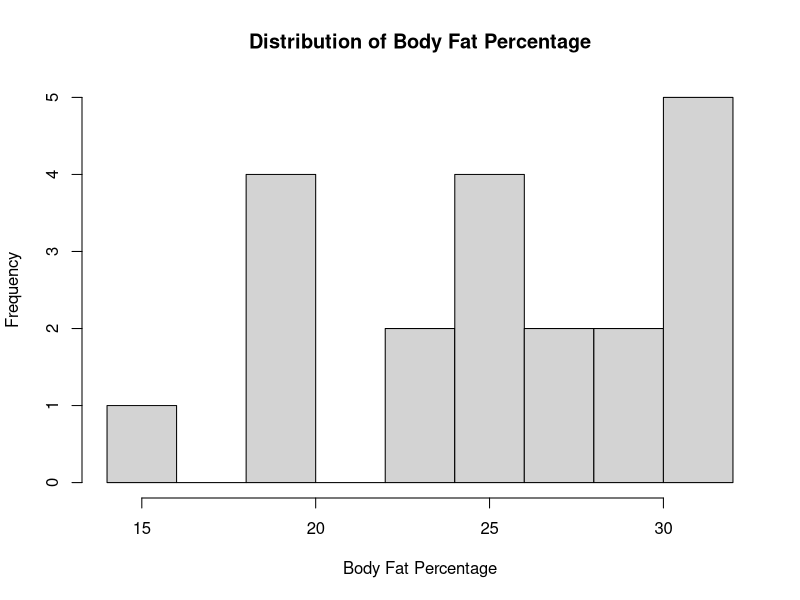
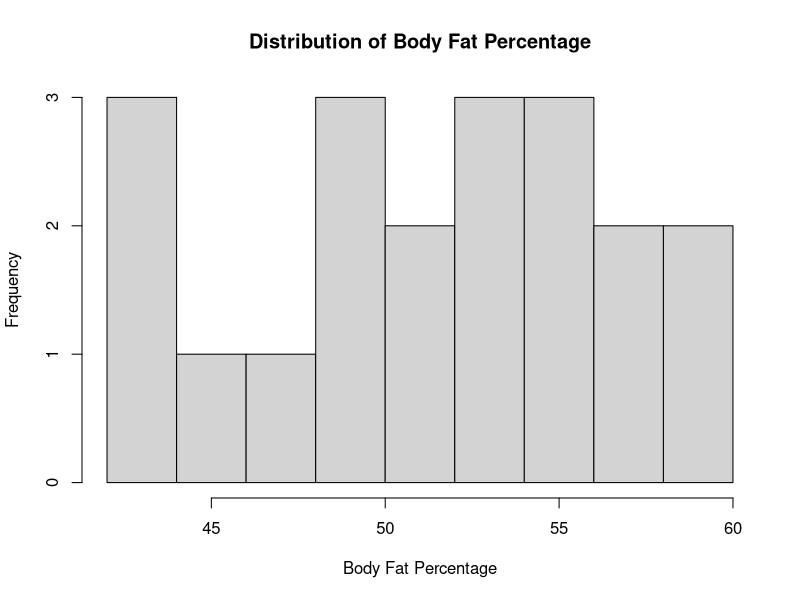
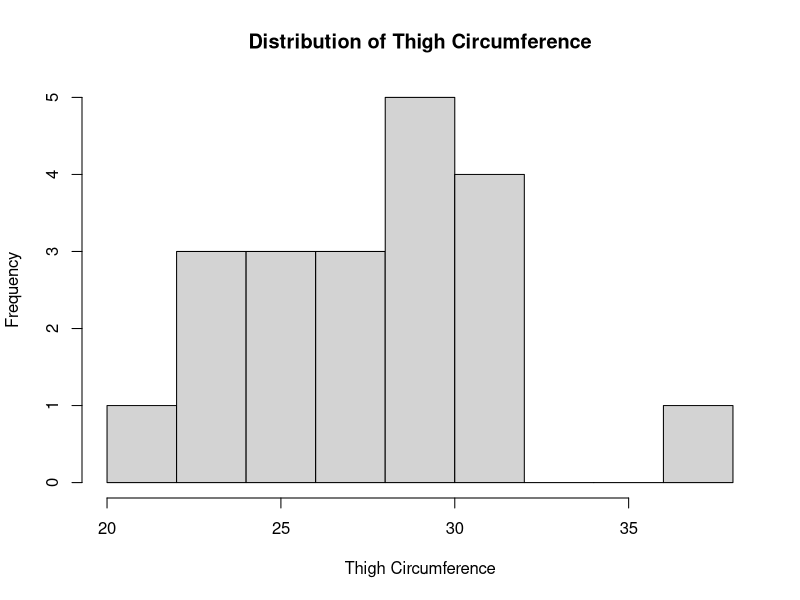
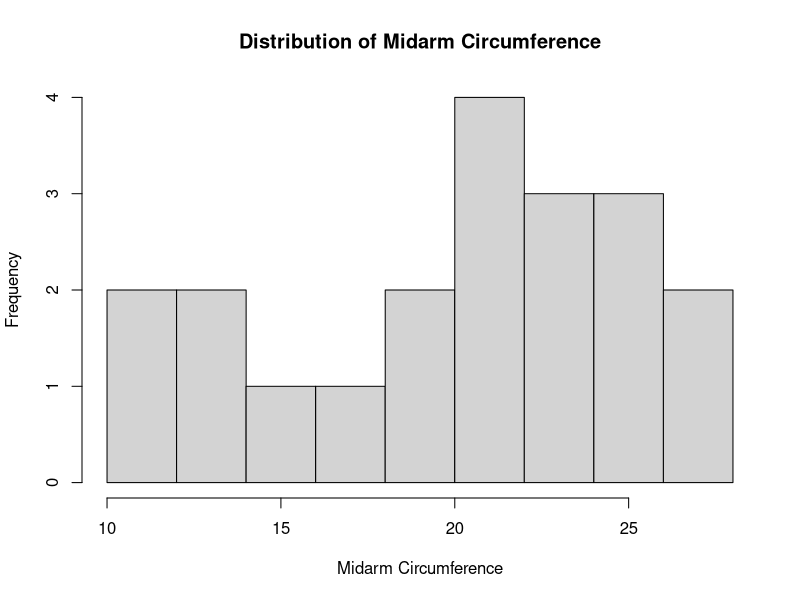
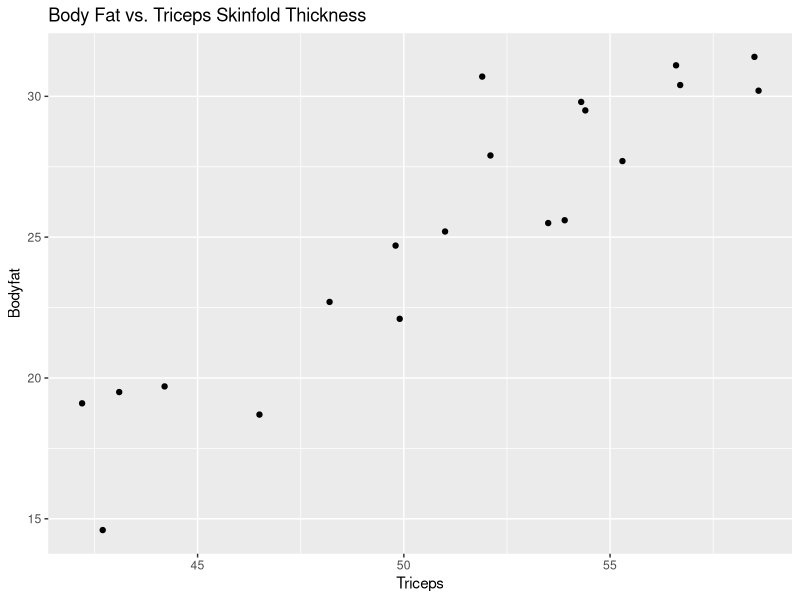
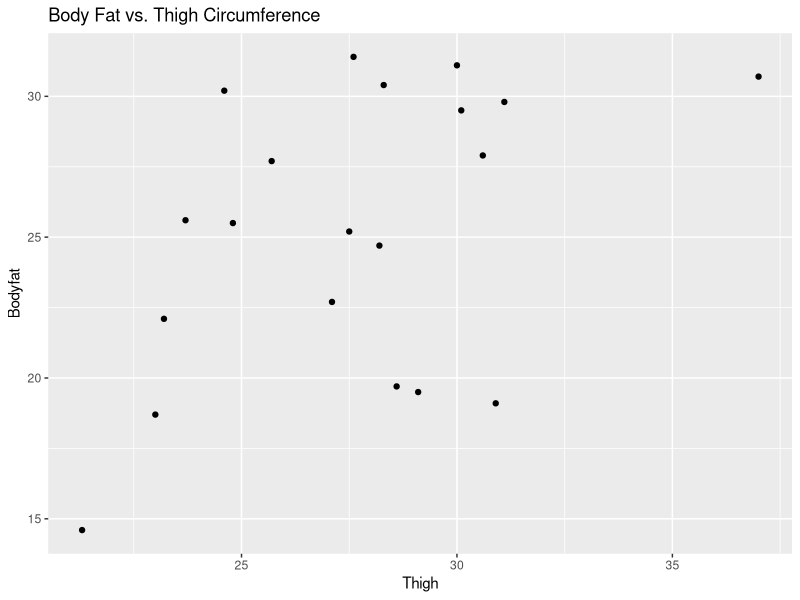
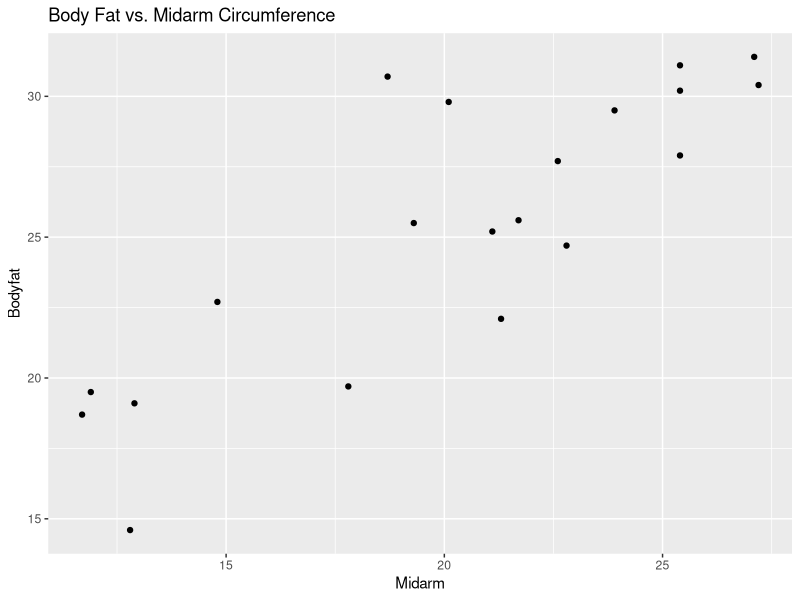
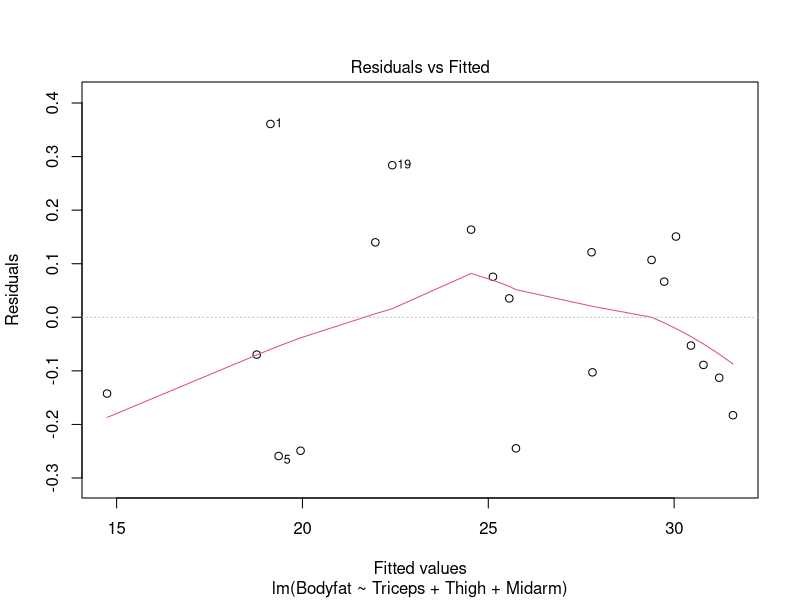

Here is the R script that generated these plots, in order:
## ---- chunk 1
knitr::opts_chunk$set(echo = TRUE)
## ---- chunk 2
library(ggplot2)
library(dplyr)

bodyfat_data <- data.frame(
  Bodyfat = c(19.5, 24.7, 30.7, 29.8, 19.1, 25.6, 31.4, 27.9, 22.1, 25.5, 31.1, 30.4, 18.7, 19.7, 14.6, 29.5, 27.7, 30.2, 22.7, 25.2),
  Triceps = c(43.1, 49.8, 51.9, 54.3, 42.2, 53.9, 58.5, 52.1, 49.9, 53.5, 56.6, 56.7, 46.5, 44.2, 42.7, 54.4, 55.3, 58.6, 48.2, 51.0),
  Thigh = c(29.1, 28.2, 37.0, 31.1, 30.9, 23.7, 27.6, 30.6, 23.2, 24.8, 30.0, 28.3, 23.0, 28.6, 21.3, 30.1, 25.7, 24.6, 27.1, 27.5),
  Midarm = c(11.9, 22.8, 18.7, 20.1, 12.9, 21.7, 27.1, 25.4, 21.3, 19.3, 25.4, 27.2, 11.7, 17.8, 12.8, 23.9, 22.6, 25.4, 14.8, 21.1)
)

summary(bodyfat_data)

hist(bodyfat_data$Bodyfat, main = "Distribution of Body Fat Percentage", xlab = "Body Fat Percentage")
hist(bodyfat_data$Triceps, main = "Distribution of Body Fat Percentage", xlab = "Body Fat Percentage")
hist(bodyfat_data$Thigh, main = "Distribution of Thigh Circumference", xlab = "Thigh Circumference")
hist(bodyfat_data$Midarm, main = "Distribution of Midarm Circumference", xlab = "Midarm Circumference")

ggplot(bodyfat_data, aes(x = Triceps, y = Bodyfat)) + geom_point() + labs(title = "Body Fat vs. Triceps Skinfold Thickness", xlab = "Triceps Skinfold Thickness", ylab = "Body Fat Percentage")

ggplot(bodyfat_data, aes(x = Thigh, y = Bodyfat)) + geom_point() + labs(title = "Body Fat vs. Thigh Circumference", xlab = "Thigh Circumference", ylab = "Body Fat Percentage")

ggplot(bodyfat_data, aes(x = Midarm, y = Bodyfat)) + geom_point() + labs(title = "Body Fat vs. Midarm Circumference", xlab = "Midarm Circumference", ylab = "Body Fat Percentage")
## ---- chunk 3
linear_model <- lm(Bodyfat ~ Triceps + Thigh + Midarm, data = bodyfat_data)

summary(linear_model)

plot(linear_model, which = 1)

plot(linear_model, which = 2)

plot(linear_model, which = 3)

plot(linear_model, which = 5)
